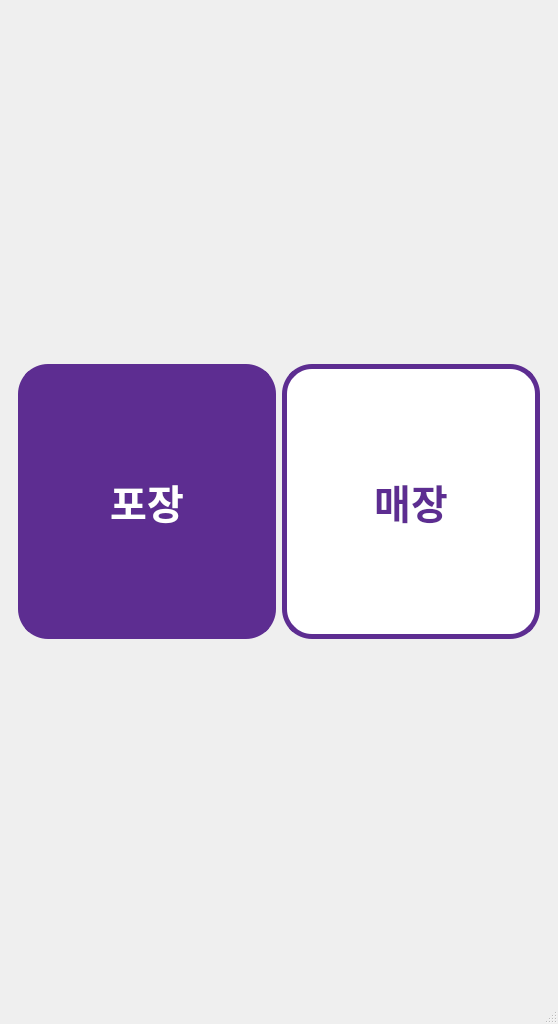
<?xml version="1.0" encoding="UTF-8"?>
<ui version="4.0">
 <class>MainWindow</class>
 <widget class="QMainWindow" name="MainWindow">
  <property name="geometry">
   <rect>
    <x>0</x>
    <y>0</y>
    <width>558</width>
    <height>1024</height>
   </rect>
  </property>
  <property name="sizePolicy">
   <sizepolicy hsizetype="Preferred" vsizetype="Minimum">
    <horstretch>0</horstretch>
    <verstretch>0</verstretch>
   </sizepolicy>
  </property>
  <property name="minimumSize">
   <size>
    <width>540</width>
    <height>960</height>
   </size>
  </property>
  <property name="maximumSize">
   <size>
    <width>1280</width>
    <height>1024</height>
   </size>
  </property>
  <property name="acceptDrops">
   <bool>true</bool>
  </property>
  <property name="windowTitle">
   <string>MainWindow</string>
  </property>
  <widget class="QWidget" name="centralwidget">
   <layout class="QHBoxLayout" name="horizontalLayout">
    <item>
     <widget class="QStackedWidget" name="stackedWidget">
      <property name="currentIndex">
       <number>1</number>
      </property>
      <widget class="QWidget" name="page">
       <property name="minimumSize">
        <size>
         <width>540</width>
         <height>960</height>
        </size>
       </property>
       <property name="maximumSize">
        <size>
         <width>540</width>
         <height>960</height>
        </size>
       </property>
       <layout class="QVBoxLayout" name="verticalLayout_2">
        <item>
         <widget class="QPushButton" name="introButton">
          <property name="minimumSize">
           <size>
            <width>540</width>
            <height>960</height>
           </size>
          </property>
          <property name="maximumSize">
           <size>
            <width>540</width>
            <height>960</height>
           </size>
          </property>
          <property name="styleSheet">
           <string notr="true">border-image: url(:/G-dragon/벤티홍보.jpg);</string>
          </property>
          <property name="text">
           <string/>
          </property>
         </widget>
        </item>
        <item>
         <widget class="QLabel" name="lblTouchNotice">
          <property name="styleSheet">
           <string notr="true">/* [위치: introButton의 StyleSheet] */
QPushButton#introButton {
    border: none;
    background-color: transparent; /* 배경 투명하게 해서 모델 이미지만 강조 */
}

QPushButton#introButton:pressed {
    background-color: rgba(0, 0, 0, 50); /* 터치 시 살짝 어둡게 피드백 */
}

/* 안내 문구 라벨 스타일 */
QLabel#lblTouchNotice {
    font-size: 24pt;
    font-family: &quot;NanumSquare&quot;, &quot;Malgun Gothic&quot;; /* 설치된 폰트 기준 */
    background-color: rgba(255, 255, 255, 180); /* 반투명 흰색 배경으로 가독성 확보 */
    border-radius: 15px;
    padding: 10px;
}</string>
          </property>
          <property name="text">
           <string>마우스를 클릭해주세요</string>
          </property>
          <property name="alignment">
           <set>Qt::AlignmentFlag::AlignCenter</set>
          </property>
         </widget>
        </item>
       </layout>
      </widget>
      <widget class="QWidget" name="page_2">
       <layout class="QVBoxLayout" name="verticalLayout_3">
        <item>
         <widget class="QLabel" name="lblLogo">
          <property name="maximumSize">
           <size>
            <width>250</width>
            <height>50</height>
           </size>
          </property>
          <property name="styleSheet">
           <string notr="true">border-image: url(:/Downloads/the_venty_menu/the_venty/logo.jpg);

QLabel#lblLogo {
	border-image: url(:/Downloads/the_venty_menu/the_venty/logo.jpg);
    border-repeat: no-repeat;
    border-position: center;
    min-height: 150px; /* 로고 영역 높이 확보 */
    border: none;
}</string>
          </property>
          <property name="text">
           <string/>
          </property>
         </widget>
        </item>
        <item>
         <layout class="QHBoxLayout" name="horizontalLayout_2">
          <property name="topMargin">
           <number>0</number>
          </property>
          <property name="bottomMargin">
           <number>200</number>
          </property>
          <item>
           <widget class="QPushButton" name="takeoutButton">
            <property name="maximumSize">
             <size>
              <width>275</width>
              <height>275</height>
             </size>
            </property>
            <property name="styleSheet">
             <string notr="true">QPushButton#takeoutButton {
    background-color: #5d2d91; /* 보라색 배경 */
    border: 5px solid #5d2d91;
    border-radius: 30px;
    font-size: 30pt;
    font-weight: bold;
    color: white;
}
QPushButton:pressed {
    background-color: #4a2475;
    color: #cccccc;
}</string>
            </property>
            <property name="text">
             <string>포장</string>
            </property>
           </widget>
          </item>
          <item>
           <widget class="QPushButton" name="storeButton">
            <property name="maximumSize">
             <size>
              <width>275</width>
              <height>275</height>
             </size>
            </property>
            <property name="styleSheet">
             <string notr="true">QPushButton#storeButton {
    background-color: white;
    border: 5px solid #5d2d91; /* 더벤티 보라색 테마 */
    border-radius: 30px;
    font-size: 30pt;
    font-weight: bold;
    color: #5d2d91;
}

QPushButton:pressed {
    background-color: #4a2475;
    color: #cccccc;
}</string>
            </property>
            <property name="text">
             <string>매장</string>
            </property>
           </widget>
          </item>
         </layout>
        </item>
       </layout>
      </widget>
      <widget class="QWidget" name="page_3">
       <property name="minimumSize">
        <size>
         <width>540</width>
         <height>960</height>
        </size>
       </property>
       <property name="maximumSize">
        <size>
         <width>540</width>
         <height>960</height>
        </size>
       </property>
       <layout class="QVBoxLayout" name="verticalLayout">
        <item>
         <layout class="QVBoxLayout" name="verticalLayout_5">
          <item>
           <widget class="categorywidget" name="categoryWidget" native="true">
            <property name="minimumSize">
             <size>
              <width>0</width>
              <height>150</height>
             </size>
            </property>
            <property name="maximumSize">
             <size>
              <width>16777215</width>
              <height>150</height>
             </size>
            </property>
           </widget>
          </item>
          <item>
           <widget class="beverage" name="widget_2" native="true">
            <property name="minimumSize">
             <size>
              <width>0</width>
              <height>420</height>
             </size>
            </property>
            <property name="maximumSize">
             <size>
              <width>16777215</width>
              <height>420</height>
             </size>
            </property>
           </widget>
          </item>
          <item>
           <widget class="cartwidget" name="Listcart" native="true"/>
          </item>
         </layout>
        </item>
       </layout>
      </widget>
     </widget>
    </item>
   </layout>
  </widget>
  <widget class="QMenuBar" name="menubar">
   <property name="geometry">
    <rect>
     <x>0</x>
     <y>0</y>
     <width>558</width>
     <height>23</height>
    </rect>
   </property>
  </widget>
  <widget class="QStatusBar" name="statusbar"/>
 </widget>
 <customwidgets>
  <customwidget>
   <class>categorywidget</class>
   <extends>QWidget</extends>
   <header>categorywidget.h</header>
  </customwidget>
  <customwidget>
   <class>beverage</class>
   <extends>QWidget</extends>
   <header>beverage.h</header>
  </customwidget>
  <customwidget>
   <class>cartwidget</class>
   <extends>QWidget</extends>
   <header>cartwidget.h</header>
  </customwidget>
 </customwidgets>
 <resources/>
 <connections/>
</ui>
